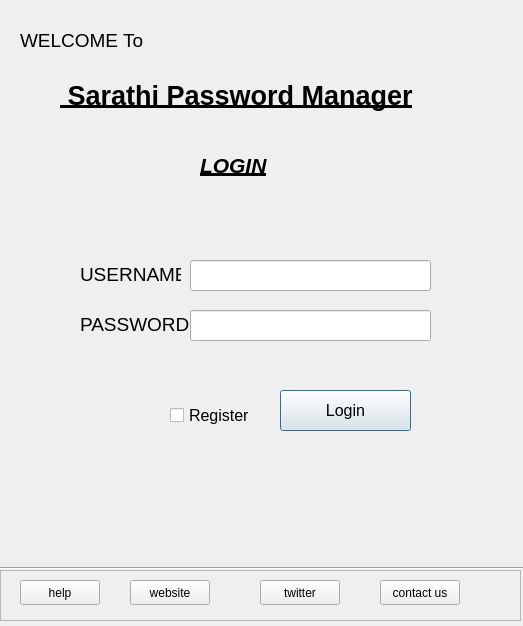
<?xml version="1.0" encoding="UTF-8"?>
<ui version="4.0">
 <class>Dialog</class>
 <widget class="QDialog" name="Dialog">
  <property name="geometry">
   <rect>
    <x>0</x>
    <y>0</y>
    <width>523</width>
    <height>626</height>
   </rect>
  </property>
  <property name="windowTitle">
   <string>Dialog</string>
  </property>
  <property name="styleSheet">
   <string notr="true"/>
  </property>
  <widget class="QLabel" name="welcomelabel">
   <property name="geometry">
    <rect>
     <x>20</x>
     <y>10</y>
     <width>131</width>
     <height>61</height>
    </rect>
   </property>
   <property name="font">
    <font>
     <pointsize>14</pointsize>
    </font>
   </property>
   <property name="text">
    <string>WELCOME To</string>
   </property>
  </widget>
  <widget class="QLabel" name="headinglabel">
   <property name="geometry">
    <rect>
     <x>60</x>
     <y>70</y>
     <width>391</width>
     <height>51</height>
    </rect>
   </property>
   <property name="font">
    <font>
     <pointsize>20</pointsize>
     <weight>75</weight>
     <bold>true</bold>
     <underline>true</underline>
    </font>
   </property>
   <property name="autoFillBackground">
    <bool>true</bool>
   </property>
   <property name="text">
    <string> Sarathi Password Manager</string>
   </property>
  </widget>
  <widget class="QLabel" name="label_3">
   <property name="geometry">
    <rect>
     <x>200</x>
     <y>150</y>
     <width>171</width>
     <height>31</height>
    </rect>
   </property>
   <property name="font">
    <font>
     <pointsize>16</pointsize>
     <weight>75</weight>
     <italic>true</italic>
     <bold>true</bold>
     <underline>true</underline>
    </font>
   </property>
   <property name="text">
    <string>LOGIN</string>
   </property>
  </widget>
  <widget class="QLabel" name="usernamelabel">
   <property name="geometry">
    <rect>
     <x>80</x>
     <y>259</y>
     <width>101</width>
     <height>31</height>
    </rect>
   </property>
   <property name="font">
    <font>
     <pointsize>14</pointsize>
    </font>
   </property>
   <property name="text">
    <string>USERNAME:</string>
   </property>
  </widget>
  <widget class="QLineEdit" name="usernamelineedit">
   <property name="geometry">
    <rect>
     <x>190</x>
     <y>260</y>
     <width>241</width>
     <height>31</height>
    </rect>
   </property>
   <property name="font">
    <font>
     <pointsize>14</pointsize>
    </font>
   </property>
  </widget>
  <widget class="Line" name="line">
   <property name="geometry">
    <rect>
     <x>0</x>
     <y>560</y>
     <width>541</width>
     <height>16</height>
    </rect>
   </property>
   <property name="orientation">
    <enum>Qt::Horizontal</enum>
   </property>
  </widget>
  <widget class="QPushButton" name="loginpushbutton">
   <property name="geometry">
    <rect>
     <x>280</x>
     <y>390</y>
     <width>131</width>
     <height>41</height>
    </rect>
   </property>
   <property name="font">
    <font>
     <pointsize>12</pointsize>
    </font>
   </property>
   <property name="text">
    <string>Login</string>
   </property>
  </widget>
  <widget class="QLabel" name="passworlabel">
   <property name="geometry">
    <rect>
     <x>80</x>
     <y>309</y>
     <width>121</width>
     <height>31</height>
    </rect>
   </property>
   <property name="font">
    <font>
     <pointsize>14</pointsize>
    </font>
   </property>
   <property name="text">
    <string>PASSWORD:</string>
   </property>
  </widget>
  <widget class="QLineEdit" name="passwordlineedit">
   <property name="geometry">
    <rect>
     <x>190</x>
     <y>310</y>
     <width>241</width>
     <height>31</height>
    </rect>
   </property>
   <property name="font">
    <font>
     <pointsize>14</pointsize>
    </font>
   </property>
  </widget>
  <widget class="QFrame" name="extrathingsframe">
   <property name="geometry">
    <rect>
     <x>0</x>
     <y>570</y>
     <width>521</width>
     <height>51</height>
    </rect>
   </property>
   <property name="styleSheet">
    <string notr="true"/>
   </property>
   <property name="frameShape">
    <enum>QFrame::StyledPanel</enum>
   </property>
   <property name="frameShadow">
    <enum>QFrame::Raised</enum>
   </property>
   <property name="lineWidth">
    <number>0</number>
   </property>
   <widget class="QPushButton" name="contactuspussbutton">
    <property name="geometry">
     <rect>
      <x>380</x>
      <y>10</y>
      <width>80</width>
      <height>25</height>
     </rect>
    </property>
    <property name="text">
     <string>contact us</string>
    </property>
   </widget>
   <widget class="QPushButton" name="twitterpushbutton">
    <property name="geometry">
     <rect>
      <x>260</x>
      <y>10</y>
      <width>80</width>
      <height>25</height>
     </rect>
    </property>
    <property name="text">
     <string>twitter</string>
    </property>
   </widget>
   <widget class="QPushButton" name="helpbutton">
    <property name="geometry">
     <rect>
      <x>20</x>
      <y>10</y>
      <width>80</width>
      <height>25</height>
     </rect>
    </property>
    <property name="text">
     <string>help</string>
    </property>
   </widget>
   <widget class="QPushButton" name="websitpushbutton">
    <property name="geometry">
     <rect>
      <x>130</x>
      <y>10</y>
      <width>80</width>
      <height>25</height>
     </rect>
    </property>
    <property name="text">
     <string>website</string>
    </property>
   </widget>
  </widget>
  <widget class="QCheckBox" name="registercheckbox">
   <property name="geometry">
    <rect>
     <x>170</x>
     <y>390</y>
     <width>101</width>
     <height>51</height>
    </rect>
   </property>
   <property name="font">
    <font>
     <pointsize>12</pointsize>
    </font>
   </property>
   <property name="text">
    <string>Register</string>
   </property>
  </widget>
 </widget>
 <resources/>
 <connections/>
</ui>
